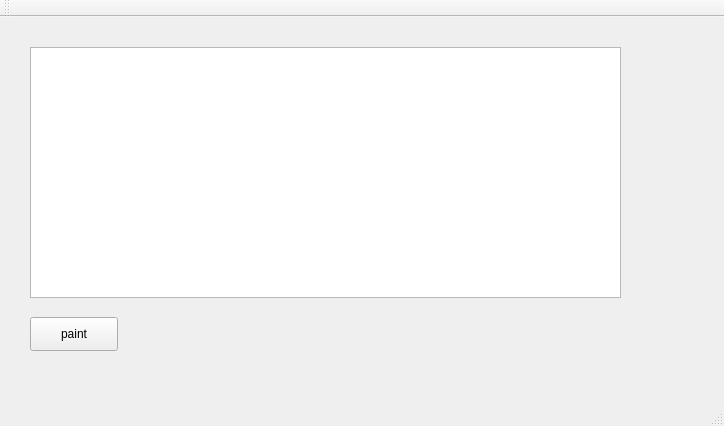
<?xml version="1.0" encoding="UTF-8"?>
<ui version="4.0">
 <class>MainWindow</class>
 <widget class="QMainWindow" name="MainWindow">
  <property name="geometry">
   <rect>
    <x>0</x>
    <y>0</y>
    <width>724</width>
    <height>426</height>
   </rect>
  </property>
  <property name="windowTitle">
   <string>MainWindow</string>
  </property>
  <widget class="QWidget" name="centralWidget">
   <widget class="QTableWidget" name="tableWidget">
    <property name="geometry">
     <rect>
      <x>30</x>
      <y>30</y>
      <width>591</width>
      <height>251</height>
     </rect>
    </property>
   </widget>
   <widget class="QPushButton" name="pushButton">
    <property name="geometry">
     <rect>
      <x>30</x>
      <y>300</y>
      <width>88</width>
      <height>34</height>
     </rect>
    </property>
    <property name="text">
     <string>paint</string>
    </property>
   </widget>
  </widget>
  <widget class="QMenuBar" name="menuBar">
   <property name="geometry">
    <rect>
     <x>0</x>
     <y>0</y>
     <width>724</width>
     <height>30</height>
    </rect>
   </property>
  </widget>
  <widget class="QToolBar" name="mainToolBar">
   <attribute name="toolBarArea">
    <enum>TopToolBarArea</enum>
   </attribute>
   <attribute name="toolBarBreak">
    <bool>false</bool>
   </attribute>
  </widget>
  <widget class="QStatusBar" name="statusBar"/>
 </widget>
 <layoutdefault spacing="6" margin="11"/>
 <resources/>
 <connections/>
</ui>
